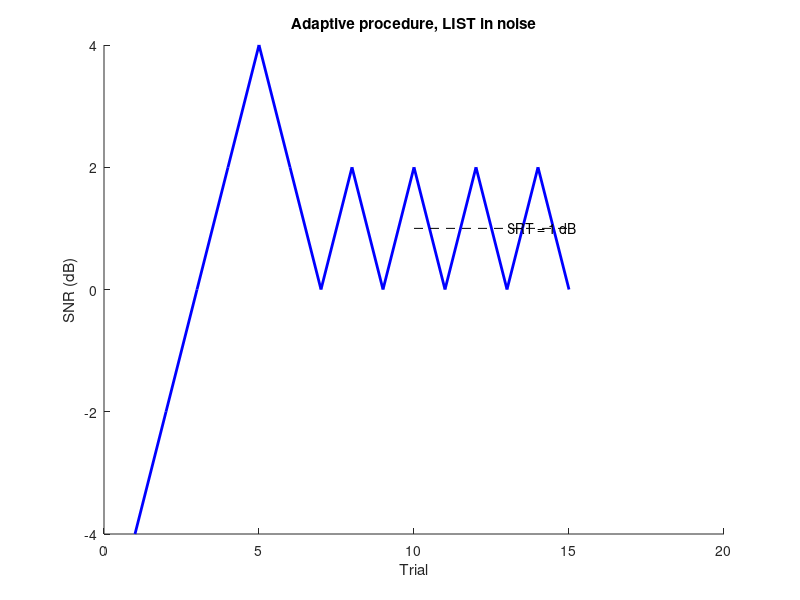

The MATLAB script that drew this image:
function tf_staircase
% function tf_staircase
%
% 1. Description:
%       Tested: yes
% 
% Created by Tom Francart
% Edited by Alejandro Osses
% Last use: 10/03/2015
%%%%%%%%%%%%%%%%%%%%%%%%%%%%%%%%%%%%%%%%%%%%%%%%%%%%%%%%%%%%%%%%%%%%%%%%%%%

s=[-4;-2;0;2;4;2;0;2;0;2;0;2;0;2;0];

figure;
hold on
plot(s, 'b', 'LineWidth', 2);
xlabel('Trial');
ylabel('SNR (dB)');
title('Adaptive procedure, LIST in noise');
srt=mean(s(end-5:end));
plot(length(s)-[5 0], [1 1] * srt, '--k');
text(length(s)-2, srt, ['SRT = ' num2str(srt) ' dB']);

end